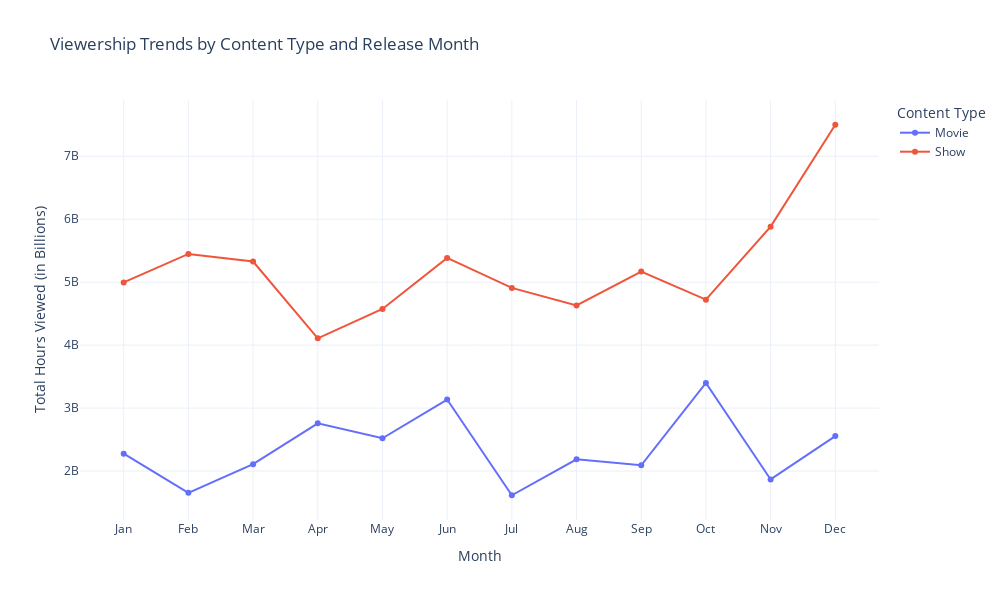

Notebook source saved alongside this figure:
### Code cell
fig = go.Figure()

for content_type in monthly_viewership_by_type.columns:
    fig.add_trace(go.Scatter(
        x = monthly_viewership_by_type.index,
        y = monthly_viewership_by_type[content_type],
        mode = 'lines+markers',
        name = content_type
    ))

fig.update_layout(
    title = 'Viewership Trends by Content Type and Release Month',
    xaxis_title = 'Month',
    yaxis_title = 'Total Hours Viewed (in Billions)',
    xaxis = dict(
        tickmode = 'array',
        tickvals = list(range(1,13)),
        ticktext = ['Jan', 'Feb', 'Mar', 'Apr', 'May', 'Jun', 'Jul', 'Aug', 'Sep', 'Oct', 'Nov', 'Dec']
    ),
    height = 600,
    width = 1000,
    legend_title = 'Content Type'
)

fig.show()

### Figure 1 — Plotly figure (JSON) as saved in the notebook; plotly's stock layout.template omitted (floating-point values rounded to 4 significant figures)
{"data": [{"mode": "lines+markers", "name": "Movie", "type": "scatter", "x": [1, 2, 3, 4, 5, 6, 7, 8, 9, 10, 11, 12], "y": [2275900000, 1654400000, 2109400000, 2757600000, 2520500000, 3135800000, 1615700000, 2186400000, 2092300000, 3400400000, 1866900000, 2554900000]}, {"mode": "lines+markers", "name": "Show", "type": "scatter", "x": [1, 2, 3, 4, 5, 6, 7, 8, 9, 10, 11, 12], "y": [4995700000, 5449300000, 5327700000, 4108100000, 4574100000, 5386200000, 4909100000, 4631400000, 5169900000, 4722800000, 5882600000, 7500900000]}], "layout": {"height": 600, "legend": {"title": {"text": "Content Type"}}, "title": {"text": "Viewership Trends by Content Type and Release Month"}, "width": 1000, "xaxis": {"tickmode": "array", "ticktext": ["Jan", "Feb", "Mar", "Apr", "May", "Jun", "Jul", "Aug", "Sep", "Oct", "Nov", "Dec"], "tickvals": [1, 2, 3, 4, 5, 6, 7, 8, 9, 10, 11, 12], "title": {"text": "Month"}}, "yaxis": {"title": {"text": "Total Hours Viewed (in Billions)"}}}}
